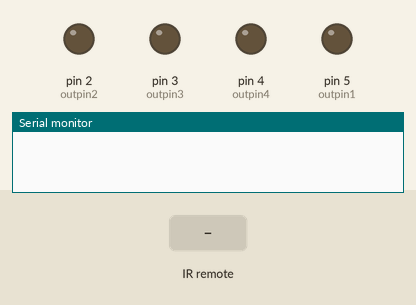
This sketch was run on a simulated Arduino Uno, built with avr-gcc and run on an emulated ATmega328P. Shown: output pins drawn as LEDs (lit = HIGH), the last lines printed to the serial monitor. The inputs (shaded band) are chosen by the test bench.

Above: at 1.2 s.
1.3 s: infrared code 0xFD50AF received
At 2.1 s:
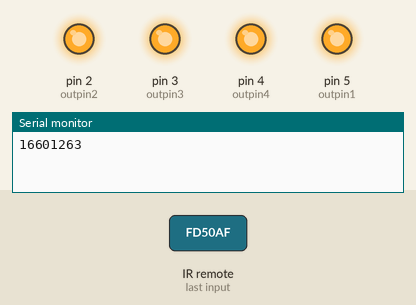
2.8 s: infrared code 0xFD609F received
At 3.2 s:
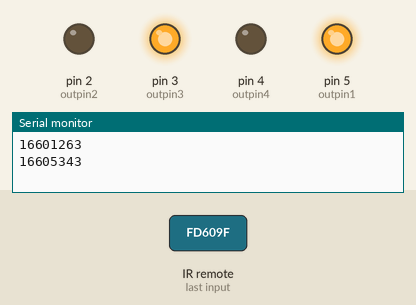
4.3 s: infrared code 0xFD20DF received
At 5.6 s:
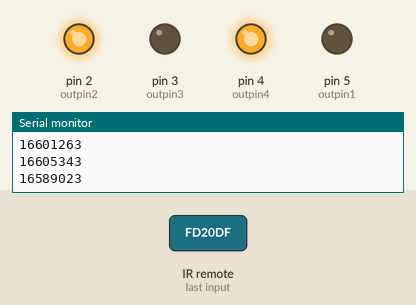
Timing chart, 0 to 7.3 s (numbered marks = the images above; inputs shaded):
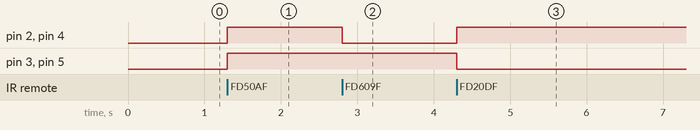

Measured:
- after the input at 1.3 s, pin 2 (outpin2), pin 3 (outpin3), pin 4 (outpin4), pin 5 (outpin1): LOW → HIGH at once
- after the input at 2.8 s, pin 2 (outpin2), pin 4 (outpin4): HIGH → LOW at once
- after the input at 4.3 s, pin 2 (outpin2), pin 4 (outpin4): LOW → HIGH at once; pin 3 (outpin3), pin 5 (outpin1): HIGH → LOW at once

The sketch:

arduinocode.ino
```cpp
#include <IRremote.h>
int inpin=11;
int outpin1=5, outpin2=2, outpin3=3, outpin4=4;
IRrecv irrecv(inpin);
decode_results results;
void setup()
{
  Serial.begin(9600);
  irrecv.enableIRIn();
  pinMode(inpin, INPUT);
  pinMode(outpin1, OUTPUT);
  pinMode(outpin2, OUTPUT);
  pinMode(outpin3, OUTPUT);
  pinMode(outpin4, OUTPUT);
}

void loop()
{
	if (irrecv.decode(&results)){
        if (results.value==16601263){
        digitalWrite(outpin1, HIGH);
        digitalWrite(outpin2, HIGH);
        digitalWrite(outpin3, HIGH);
        digitalWrite(outpin4, HIGH);
        }
        else if (results.value==16605343){
        digitalWrite(outpin1, HIGH);
        digitalWrite(outpin2, LOW);
        digitalWrite(outpin3, HIGH);
        digitalWrite(outpin4, LOW);
        }
        else if (results.value==16589023){
        digitalWrite(outpin1, LOW);
        digitalWrite(outpin2, HIGH);
        digitalWrite(outpin3, LOW);
        digitalWrite(outpin4, HIGH);
        }
        else{
        digitalWrite(outpin1, LOW);
        digitalWrite(outpin2, LOW);
        digitalWrite(outpin3, LOW);
        digitalWrite(outpin4, LOW);
        }
       Serial.println(results.value);
     }
      irrecv.resume();
    }
```
